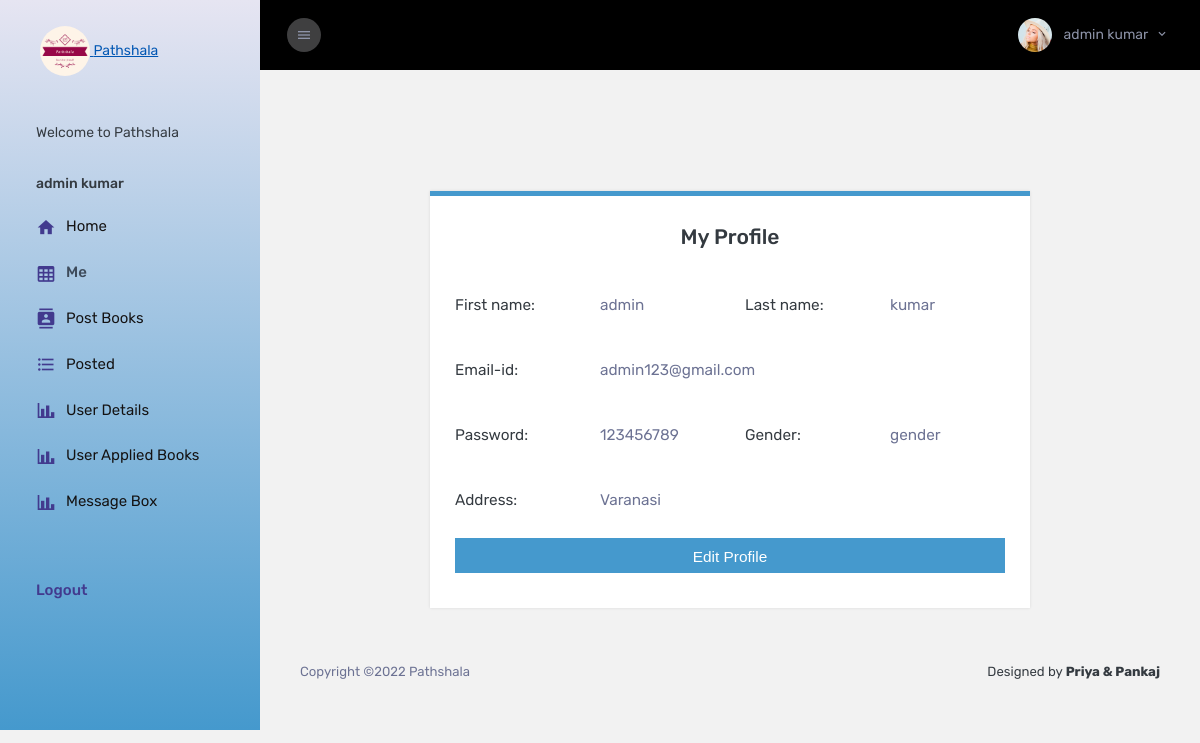
/Admin/admin_detail.php (signed in), run on the app's committed database.
### tables this page shows
CREATE TABLE `registration` (
  `id` int(10) NOT NULL,
  `fname` varchar(255) NOT NULL,
  `lname` varchar(255) NOT NULL,
  `email` varchar(255) NOT NULL,
  `password` varchar(80) NOT NULL,
  `address` varchar(255) NOT NULL,
  `gender` varchar(100) NOT NULL,
  `usertype` varchar(10) DEFAULT 'user'
);

### Admin/admin_detail.php (the view, shortened to what this page needs)
<?php
include"connection.php";
$emailid=$_SESSION['email'];
$sql_query="SELECT * FROM registration where email = '$emailid'";
$query=mysqli_query($con,$sql_query);
$result=mysqli_fetch_assoc($query);
?>
<!DOCTYPE html>
<html lang="en">
  <head>
    <link rel="stylesheet" href="assets/vendors/mdi/css/materialdesignicons.min.css" />
    <link rel="stylesheet" href="assets/vendors/flag-icon-css/css/flag-icon.min.css" />
    <link rel="stylesheet" href="assets/vendors/css/vendor.bundle.base.css" />
    <link rel="stylesheet" href="assets/vendors/font-awesome/css/font-awesome.min.css" />
   <link rel="stylesheet" href="assets/css/style.css" />
  </head>
  <body>
    <div class="container-scroller">
      <nav class="sidebar sidebar-offcanvas" id="sidebar">
        <div class="text-center sidebar-brand-wrapper d-flex align-items-center">
          <a class="sidebar-brand brand-logo" href="#"><img src="../image/logom.png" id="logo" /> <span>Pathshala</span></a>
         <br><br>
        </div>
        <ul class="nav">
          <li class="nav-item nav-profile">
            <br><br>
              <div class="nav-profile-text d-flex flex-column pr-3">
                <span>Welcome to Pathshala</span><br>
                             <span class="font-weight-medium mb-2"><?php echo $result['fname']?> <?php echo $result['lname']?></span>
              </div>
          </li>
          <li class="nav-item">
            <a class="nav-link" href="admin_index.php">
              <i class="mdi mdi-home menu-icon"></i>
              <span class="menu-title">Home</span>
            </a>
          </li>
          <li class="nav-item">
            <a class="nav-link" href="admin_detail.php">
              <i class="mdi mdi-table-large menu-icon"></i>
              <span class="menu-title">Me</span>
            </a>
          </li>
          <li class="nav-item">
            <a class="nav-link" href="Post_Books.php">
              <i class="mdi mdi-contacts menu-icon"></i>
              <span class="menu-title">Post Books</span>
            </a>
          </li>
          <li class="nav-item">
            <a class="nav-link" href="posted.php">
              <i class="mdi mdi-format-list-bulleted menu-icon"></i>
              <span class="menu-title">Posted</span>
            </a>
          </li>
          <li class="nav-item">
            <a class="nav-link" href="user_details.php">
              <i class="mdi mdi-chart-bar menu-icon"></i>
              <span class="menu-title">User Details</span>
            </a>
          </li>
          <li class="nav-item">
            <a class="nav-link" href="user_applied.php">
              <i class="mdi mdi-chart-bar menu-icon"></i>
              <span class="menu-title">User Applied Books</span>
            </a>
          </li>
          <li class="nav-item">
            <a class="nav-link" href="message.php">
              <i class="mdi mdi-chart-bar menu-icon"></i>
              <span class="menu-title">Message Box</span>
            </a>
          </li>
          <li class="nav-item sidebar-actions">
            <div class="nav-link">
              <div class="mt-4">
                <ul class="mt-4 pl-0">
                  <a href="logout.php"><li>Logout</li></a>
                </ul>
              </div>
            </div>
          </li>
        </ul>
      </nav>
      <div class="container-fluid page-body-wrapper">
        <nav class="navbar col-lg-12 col-12 p-lg-0 fixed-top d-flex flex-row">
          <div class="navbar-menu-wrapper d-flex align-items-stretch justify-content-between">
            <button class="navbar-toggler navbar-toggler align-self-center mr-2" type="button" data-toggle="minimize">
              <i class="mdi mdi-menu"></i>
            </button>
            <ul class="navbar-nav navbar-nav-right ml-lg-auto">
              <li class="nav-item nav-profile dropdown border-0">
                <a class="nav-link dropdown-toggle" id="profileDropdown" href="#" data-toggle="dropdown">
                  <img class="nav-profile-img mr-2" alt="" src="assets/images/faces/face1.jpg" />
                  <span class="profile-name"><?php echo $result['fname']?> <?php echo $result['lname']?></span>
                </a>
              </li>
            </ul>
          </div>
        </nav>
        <div class="main-panel">
        <div class="container py-5">
          <div class="form_wrapper">
            <div class="form_container">
              <div class="title_container">
                <h2>My Profile</h2>
              </div>
               <form method="post" enctype="multipart/form-data" action="./update.php?id=<?php echo $result['id']; ?>">
                  <div class="row  py-3">
                                <div class="col-md-3 text-bold">
                                    <h3>First name:</h3>
                                </div>
                                <div class="col-md-3">
                                  <h3 class="text-muted"><?php echo $result['fname'] ;?></h3>
                                </div>
                                <div class="col-md-3">
                                    <h3>Last name:</h3>
                                </div>
                                <div class="col-md-3">
                                  <h3 class="text-muted"><?php echo $result['lname'] ;?></h3>
                                </div>
                  </div>
                  <div class="row  py-3">
                                <div class="col-md-3">
                                    <h3>Email-id:</h3>
                                </div>
                                <div class="col-md-9">
                                  <h3 class="text-muted"><?php echo $result['email'] ;?></h3>
                                </div>
                  </div>
                  <div class="row  py-3">
                                <div class="col-md-3">
                                    <h3>Password:</h3>
                                </div>
                                <div class="col-md-3">
                                  <h3 class="text-muted"><?php echo $result['password'] ;?></h3>
                                </div>
                                <div class="col-md-3">
                                    <h3>Gender:</h3>
                                </div>
                                <div class="col-md-3">
                                  <h3 class="text-muted"><?php echo $result['gender'] ;?></h3>
                                </div>
                  </div>
                  <div class="row py-3">
                                <div class="col-md-3">
                                    <h3>Address:</h3>
                                </div>
                                <div class="col-md-9">
                                  <h3 class="text-muted"><?php echo $result['address'] ;?></h3>
                                </div>
                  </div>
             <input class="button" type="submit" value="Edit Profile" name="submit">
                  </form>
            </div>
          </div>
          </div>
          <footer class="footer">
            <div class="d-sm-flex justify-content-center justify-content-sm-between">
              <span class="text-muted d-block text-center text-sm-left d-sm-inline-block">Copyright ©2022 Pathshala</span>
              <span class="float-none float-sm-right d-block mt-1 mt-sm-0 text-center">   Designed by <strong>Priya & Pankaj</strong </span>
            </div>
          </footer>
        </div>
      </div>
    </div>
  </body>
</html>

### Admin/admin_detail.php (style rules this page uses)
#logo { width:50px; height:50px; border-radius: 50px; }
body { font-family: Verdana, Geneva, sans-serif; font-size: 14px; background: #f2f2f2; }
.form_wrapper { background: #fff; width: 600px; max-width: 100%; box-sizing: border-box; padding: 25px; margin: 8% auto 0; position: relative; z-index: 1; border-top: 5px solid #4599cd; -webkit-box-shadow: 0 0 3px rgba(0, 0, 0, 0.1); -moz-box-shadow: 0 0 3px rgba(0, 0, 0, 0.1); box-shadow: 0 0 3px rgba(0, 0, 0, 0.1); -webkit-transform-origin: 50% 0%; transform-origin: 50% 0%; -webkit-transform: scale3d(1, 1, 1); transform: scale3d(1, 1, 1); -webkit-transition: none; transition: none; -webkit-animation: expand 0.8s 0.6s ease-out forwards; animation: expand 0.8s 0.6s ease-out forwards; opacity: 0; }
.form_wrapper h2 { font-size: 1.5em; line-height: 1.5em; margin: 0; }
.form_wrapper .title_container { text-align: center; padding-bottom: 15px; }
.form_wrapper h3 { font-size: 1.1em; font-weight: normal; line-height: 1.5em; margin: 0; }
.form_wrapper .row { margin: 10px -15px; }
.form_wrapper .row > div { padding: 0 15px; box-sizing: border-box; }
.form_wrapper input[type=submit] { background: #4599cd; height: 35px; line-height: 35px; width: 100%; border: none; outline: none; cursor: pointer; color: #fff; font-size: 1.1em; margin-bottom: 10px; -webkit-transition: all 0.3s ease-in-out; -moz-transition: all 0.3s ease-in-out; -ms-transition: all 0.3s ease-in-out; transition: all 0.3s ease-in-out; }

### data on the page
registration: fname "admin", lname "kumar", email "admin123@gmail.com", password "123456789", gender "gender", address "Varanasi"
